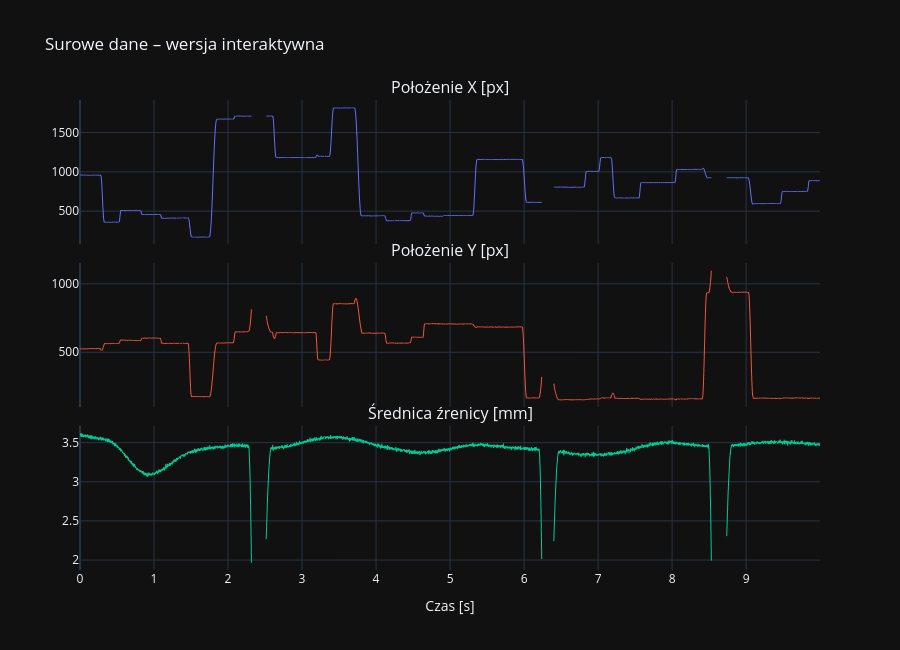

Here is the notebook cell this chart was saved with:
### Markdown cell above
Ten sam wykres w wersji **interaktywnej** (Plotly) – przybliż myszką okolice mrugnięć i przyjrzyj się, co dzieje się z sygnałem tuż przed i tuż po luce w danych.

### Code cell
fig = make_subplots(rows=3, cols=1, shared_xaxes=True, vertical_spacing=0.04,
                    subplot_titles=("Położenie X [px]", "Położenie Y [px]", "Średnica źrenicy [mm]"))
for wiersz, kolumna in enumerate(["x_px", "y_px", "zrenica_mm"], start=1):
    fig.add_trace(go.Scattergl(x=surowe["t_s"], y=surowe[kolumna], mode="lines", name=kolumna, line=dict(width=1)),
                  row=wiersz, col=1)
fig.update_xaxes(title_text="Czas [s]", row=3, col=1)
fig.update_layout(height=650, showlegend=False, title="Surowe dane – wersja interaktywna")
fig.show()

### Figure 1 — Plotly figure (JSON) as saved in the notebook; plotly's stock layout.template omitted (floating-point values rounded to 4 significant figures; data arrays with more than 128 entries replaced by an {"elided": "..."} marker saying what was removed)
{"data": [{"line": {"width": 1}, "mode": "lines", "name": "x_px", "x": {"elided": "5000 float values"}, "y": {"elided": "5000 float values"}, "type": "scattergl", "xaxis": "x", "yaxis": "y"}, {"line": {"width": 1}, "mode": "lines", "name": "y_px", "x": {"elided": "5000 float values"}, "y": {"elided": "5000 float values"}, "type": "scattergl", "xaxis": "x2", "yaxis": "y2"}, {"line": {"width": 1}, "mode": "lines", "name": "zrenica_mm", "x": {"elided": "5000 float values"}, "y": {"elided": "5000 float values"}, "type": "scattergl", "xaxis": "x3", "yaxis": "y3"}], "layout": {"xaxis": {"anchor": "y", "domain": [0.0, 1.0], "matches": "x3", "showticklabels": false}, "yaxis": {"anchor": "x", "domain": [0.6933, 1.0]}, "xaxis2": {"anchor": "y2", "domain": [0.0, 1.0], "matches": "x3", "showticklabels": false}, "yaxis2": {"anchor": "x2", "domain": [0.3467, 0.6533]}, "xaxis3": {"anchor": "y3", "domain": [0.0, 1.0], "title": {"text": "Czas [s]"}}, "yaxis3": {"anchor": "x3", "domain": [0.0, 0.3067]}, "annotations": [{"font": {"size": 16}, "showarrow": false, "text": "Położenie X [px]", "x": 0.5, "xanchor": "center", "xref": "paper", "y": 1.0, "yanchor": "bottom", "yref": "paper"}, {"font": {"size": 16}, "showarrow": false, "text": "Położenie Y [px]", "x": 0.5, "xanchor": "center", "xref": "paper", "y": 0.6533, "yanchor": "bottom", "yref": "paper"}, {"font": {"size": 16}, "showarrow": false, "text": "Średnica źrenicy [mm]", "x": 0.5, "xanchor": "center", "xref": "paper", "y": 0.3067, "yanchor": "bottom", "yref": "paper"}], "height": 650, "showlegend": false, "title": {"text": "Surowe dane – wersja interaktywna"}}}
